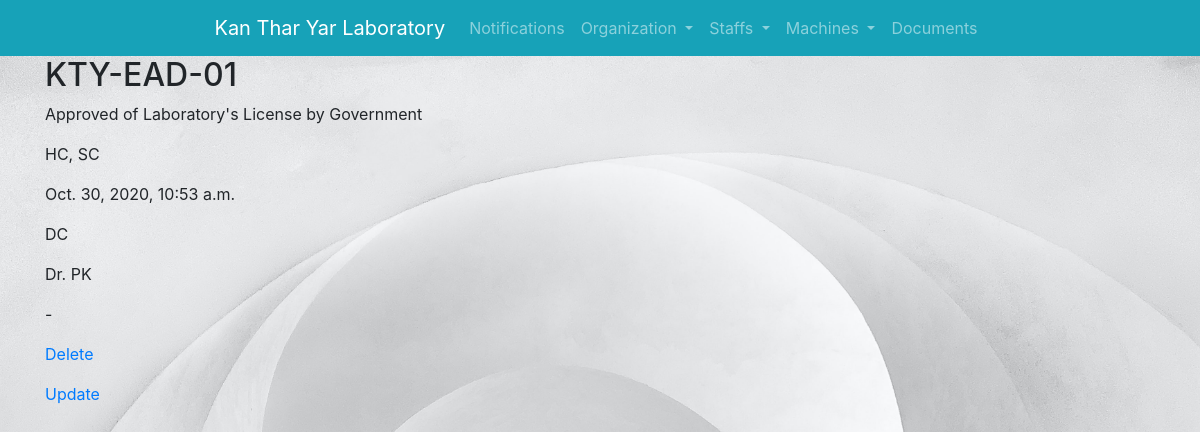
The page /documents/external_doc/2/detail/ on the database its author committed.
### documents/models.py (models this page shows, shortened)
class external_documents(models.Model):
    DEPARTMENTS = (('DC', 'DC'), ('QMS', 'QMS'), ('AD', 'AD'), ('ML', 'ML'),)
    code = models.CharField(max_length=100, blank=True, null=True)
    name = models.CharField(max_length=100, blank=True, null=True)
    item = models.CharField(max_length=100, blank=True, null=True)
    received_date = models.DateTimeField(' in mm/dd/yyyy format (e.g. 12/31/2020)',
                                       auto_now_add=False, auto_now=False,blank=True, null=True)
    controlled_location = models.CharField(max_length=100, blank=True, null=True, choices=DEPARTMENTS)
    recorded_by = models.CharField(max_length=100, blank=True, null=True)
    remark = models.CharField(max_length=100, blank=True, null=True)

### documents/views.py (the view)
# urls.py: path('external_doc/<int:pk>/detail/', views.external_doc_detail.as_view(),  name="external_doc_detail"),
class external_doc_detail(DetailView):
    template_name = 'documents/external_doc/external_doc_detail.html'
    model = external_documents
    context_object_name = 'external_document'

### documents/templates/documents/external_doc/external_doc_detail.html
{% extends 'base_layout.html' %}
{% block content%}
            <h2>{{ external_document.code }}</h2>
            <p>{{ external_document.name }}</p>
            <p>{{ external_document.item }}</p>
            <p>{{ external_document.received_date }}</p>
            <p>{{ external_document.controlled_location }}</p>
            <p>{{ external_document.recorded_by }}</p>
            <p>{{ external_document.remark }}</p>
            <p><a href="{% url 'documents:external_doc_delete' pk=external_document.pk %}">Delete</a></p>
            <p><a href="{% url 'documents:external_doc_update' pk=external_document.pk %}">Update</a></p>
{% endblock %}

### assets/styles.css (style rules this page uses)
body { background-color: #0f121f; background-image: url('/static/feathers.jpg'); background-repeat-y: no-repeat; background-size: cover; color: #fff; }

### rows shown on the page
external_documents: code "KTY-EAD-01", name "Approved of Laboratory's License by Government", item "HC, SC", received_date "Oct. 30, 2020, 10:53 a.m.", controlled_location "DC", recorded_by "Dr. PK", remark "-"
